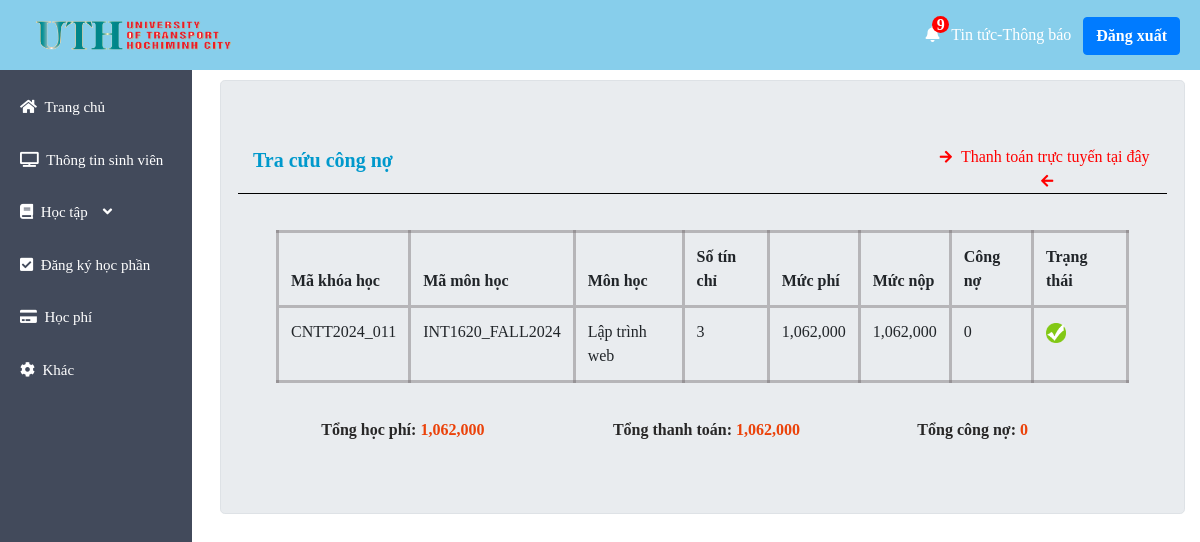
Screenshot of /financial.php (signed in) with the database file from the repository.
### tables this page shows
CREATE TABLE `financial` (
  `id` int(11) NOT NULL,
  `c_h_s_code` varchar(50) NOT NULL,
  `tuition` decimal(10,0) DEFAULT NULL,
  `payment` decimal(10,0) DEFAULT NULL
);

CREATE TABLE `course_has_student` (
  `id` int(255) NOT NULL,
  `c_h_s_code` varchar(50) NOT NULL,
  `course_code` varchar(50) NOT NULL,
  `student_code` varchar(50) NOT NULL,
  `c_h_s_status` tinyint(1) NOT NULL
);

CREATE TABLE `course` (
  `id` int(11) NOT NULL,
  `code` varchar(50) NOT NULL DEFAULT '0',
  `time` varchar(50) DEFAULT NULL,
  `room` varchar(50) DEFAULT NULL,
  `teacher_code` varchar(50) NOT NULL,
  `subject_code` varchar(50) NOT NULL,
  `start_time` date DEFAULT NULL,
  `lesson` varchar(50) DEFAULT NULL,
  `status_course` tinyint(1) NOT NULL
);

CREATE TABLE `subject` (
  `id` int(11) NOT NULL,
  `code` varchar(50) NOT NULL,
  `subjectname` varchar(50) NOT NULL,
  `num_credit` varchar(50) NOT NULL
);

### financial.php (the view, shortened to what this page needs)
<?php
if(isset($_SESSION['username'])) {
    $username = $_SESSION['username'];
} else {
    header("location:login.php");
    exit;
}
$host = "localhost";
$user = "root";
$password = "";
$db = "sms";
$data = mysqli_connect($host, $user, $password, $db);
$sql = "SELECT financial.*,course.*,subject.*,course_has_student.*,student.*,users.*,course.code as course_code,
        FORMAT(financial.tuition,0) AS tuition,
        FORMAT(financial.payment,0) AS payment,
        financial.tuition - financial.payment AS debt
        FROM financial
        INNER JOIN course_has_student ON course_has_student.c_h_s_code = financial.c_h_s_code
        INNER JOIN course ON course.code = course_has_student.course_code
        INNER JOIN subject ON subject.code = course.subject_code
        INNER JOIN student ON student.code = course_has_student.student_code
        INNER JOIN users ON users.username = student.code
        WHERE users.username = '$username';";
$result = mysqli_query($data, $sql);
$tonghocphi = 0;
$tongthanhtoan = 0;
$tongcongno = 0;
?>
<!DOCTYPE html>
<html lang="en">
<head>
    <link rel="stylesheet" href="https://use.fontawesome.com/releases/v5.8.1/css/all.css">
    <link rel="stylesheet" href="./css/student_sidebar.css">
    <?php include('admin_css.php'); ?>
</head>
<body>
    <header class="header">
        <a href="studenthome.php"><img src="./img/logo-uth.png" style="max-height: 40px;"></a>
        <div class="logout">
        <a class="notify" href="#"><i class="fa fa-bell"><div class="count">9</div>&nbsp;&nbsp;</i>
            Tin tức-Thông báo&nbsp;&nbsp;</a>
            <a href="logout.php" class="btn btn-primary">Đăng xuất</a>
        </div>
    </header>
    <?php include('student_sidebar.php'); ?>
    <div class="container-fluid">
        <div class="row">
            <div class="col-md-12">
                <div class="jumbotron custom-jumbotron">
                    <div class="box-df">
                       <div class="portlet">
                        <div class="portlet-title row">
                            <div class="col-md-8">
                                <span class="caption-financial bold">Tra cứu công nợ</span>
                            </div>
                            <div class="col-md-4 payment text-center">
                                <i class="fa fa-arrow-right" aria-hidden="true"></i>
                                <span style="color: red; font-weight: 500; cursor: pointer;" onclick="openModal()" >Thanh toán trực tuyến tại đây</span>
                                <i class="fa fa-arrow-left" aria-hidden="true"></i>
                            </div>
                        </div>
                            <br>
                            <div class="row my-1 py-2 mx-1 px-1">
                                <div class="col">
                                    <table class="table table-bordered custom-border">
                                        <thead>
                                            <tr>
                                                <th>Mã khóa học</th>
                                                <th>Mã môn học</th>
                                                <th>Môn học</th>
                                                <th>Số tín chỉ</th>
                                                <th>Mức phí</th>
                                                <th>Mức nộp</th>
                                                <th>Công nợ</th>
                                                <th>Trạng thái</th>
                                            </tr>
                                        </thead>
                                        <tbody>
                                            <?php while ($info = $result->fetch_assoc()) {
                                                $tuition = str_replace(',', '', $info['tuition']);
                                                $payment = str_replace(',', '', $info['payment']);
                                                $debt = $tuition - $payment;
                                                $tonghocphi += $tuition;
                                                $tongthanhtoan += $payment;
                                                $tongcongno += $debt;
                                                $status = ($debt == 0) ? './img/green-tick.png' : './img/X-red.png';
                                            ?>
                                            <tr>
                                                <td><?php echo $info['c_h_s_code']; ?></td>
                                                <td><?php echo $info['course_code']; ?></td>
                                                <td><?php echo $info['subjectname']; ?></td>
                                                <td><?php echo $info['num_credit']; ?></td>
                                                <td><?php echo number_format($tuition, 0); ?></td>
                                                <td><?php echo number_format($payment, 0); ?></td>
                                                <td><?php echo number_format($debt, 0); ?></td>
                                                <td><img src="<?php echo $status; ?>" alt="Trạng thái" width="20px" height="20px"></td>
                                            </tr>
                                            <?php } ?>
                                        </tbody>
                                    </table>
                                </div>
                            </div>
                            <div class="total">
                                <div class="col-md-4 btn">Tổng học phí: <span class="title-num"><?php echo number_format($tonghocphi, 0); ?></span></div>
                                <div class="col-md-4 btn">Tổng thanh toán: <span class="title-num"><?php echo number_format($tongthanhtoan, 0); ?></span></div>
                                <div class="col-md-3 btn">Tổng công nợ: <span class="title-num"><?php echo number_format($tongcongno, 0); ?></span></div>
                            </div>
                            </div>
                        </div>
                    </div>
                </div>
             </div>
        </div>
</body>
</html>

### css/student_sidebar.css (style rules this page uses)
.notify { color: white; font-size: bold; position: relative; }
.count { width: 17px; height: 17px; border-radius: 50%; background-color: red; display: flex; justify-content: center; align-items: center; color: white; position: absolute; right: 130px; top:-10px; z-index: 99; }
.container-fluid { padding-left: 220px; }
.custom-jumbotron { margin-top: 80px; }
.portlet-title { border-bottom: 1px solid black; min-height: 41px; }
.bold { font-weight: 700!important; font-size: 20px; color: #0099cc; }
.btn { font-weight: 600!important; font-size: 18px; color: rgb(40, 39, 39); }
.title-num { font-weight: 600!important; font-size: 16px; color: #eb420a; }
.payment { padding-left: 80px!important; }
.fa-arrow-right { color: red; font-size: 14px; padding-right: 5px; }
.fa-arrow-left { color: red; font-size: 14px; padding-left: 5px; }

### css/admin.css (style rules this page uses)
* { margin: 0; padding: 0; font-family: "Times New Roman", Times, serif; }
.header { background-color: skyblue; line-height: 70px; padding-left: 30px; position: fixed; top: 0; left: 0; width: 100%; z-index: 3; }
a { text-decoration: none; }
.logout { float: right; padding-right: 20px; }
.jumbotron { border: 1px solid #dee2e6; border-radius: 0.3rem; }

### financial.php (style rules this page uses)
.container-fluid { padding-left: 220px; }
.custom-border { border-width: 3px; border-color: rgba(101, 94, 97, 0.39); }
.custom-border th { border-width: 3px; border-color: rgba(101, 94, 97, 0.39); }
.custom-border td { border-width: 3px; border-color: rgba(101, 94, 97, 0.39); }

### rows the page displays
financial: c_h_s_code.c_h_s_code "CNTT2024_011", course.code "INT1620_FALL2024", subject.subjectname "Lập trình web", subject.num_credit "3", tuition "1,062,000", payment "1,062,000", debt "0"

### other values shown
$tonghocphi "1,062,000"
$tongthanhtoan "1,062,000"
$tongcongno "0"
